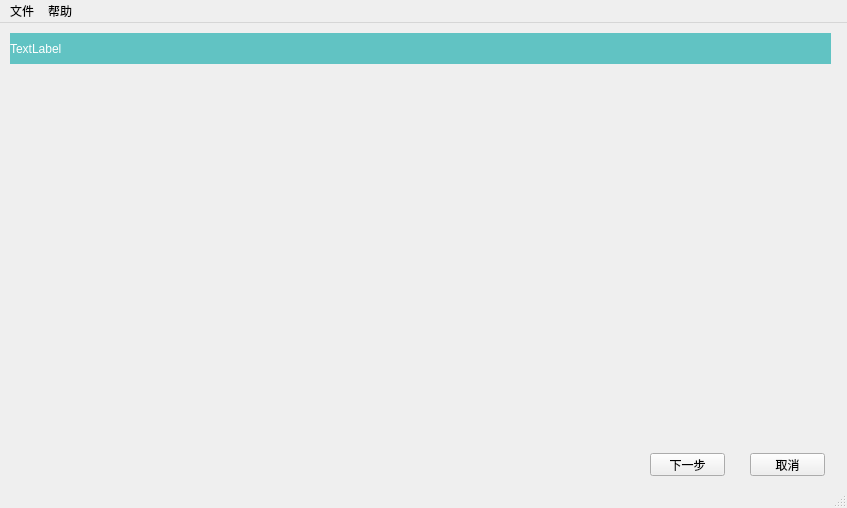
<?xml version="1.0" encoding="UTF-8"?>
<ui version="4.0">
 <class>drv_kitsClass</class>
 <widget class="QMainWindow" name="drv_kitsClass">
  <property name="geometry">
   <rect>
    <x>0</x>
    <y>0</y>
    <width>847</width>
    <height>508</height>
   </rect>
  </property>
  <property name="windowTitle">
   <string>drv_kits</string>
  </property>
  <widget class="QWidget" name="centralWidget">
   <widget class="QPushButton" name="pushButton_nextstp">
    <property name="geometry">
     <rect>
      <x>650</x>
      <y>430</y>
      <width>75</width>
      <height>23</height>
     </rect>
    </property>
    <property name="text">
     <string>下一步</string>
    </property>
   </widget>
   <widget class="QPushButton" name="pushButton_cancel">
    <property name="geometry">
     <rect>
      <x>750</x>
      <y>430</y>
      <width>75</width>
      <height>23</height>
     </rect>
    </property>
    <property name="text">
     <string>取消</string>
    </property>
   </widget>
   <widget class="QLabel" name="label_disp">
    <property name="geometry">
     <rect>
      <x>10</x>
      <y>10</y>
      <width>821</width>
      <height>31</height>
     </rect>
    </property>
    <property name="styleSheet">
     <string notr="true">color: rgb(255, 255, 255);
background-color: rgb(97,195,195);</string>
    </property>
    <property name="text">
     <string>TextLabel</string>
    </property>
   </widget>
   <widget class="QStackedWidget" name="stackedWidget_center">
    <property name="geometry">
     <rect>
      <x>10</x>
      <y>70</y>
      <width>811</width>
      <height>331</height>
     </rect>
    </property>
    <property name="currentIndex">
     <number>-1</number>
    </property>
   </widget>
  </widget>
  <widget class="QMenuBar" name="menuBar">
   <property name="geometry">
    <rect>
     <x>0</x>
     <y>0</y>
     <width>847</width>
     <height>23</height>
    </rect>
   </property>
   <widget class="QMenu" name="menu">
    <property name="title">
     <string>文件</string>
    </property>
    <addaction name="action_ftp"/>
   </widget>
   <widget class="QMenu" name="menu_2">
    <property name="title">
     <string>帮助</string>
    </property>
    <addaction name="action_usrdoc"/>
    <addaction name="action_about"/>
   </widget>
   <addaction name="menu"/>
   <addaction name="menu_2"/>
  </widget>
  <widget class="QStatusBar" name="statusBar"/>
  <action name="action_usrdoc">
   <property name="icon">
    <iconset resource="drv_kits.qrc">
     <normaloff>:/drv_kits/pic/wenhao.png</normaloff>:/drv_kits/pic/wenhao.png</iconset>
   </property>
   <property name="text">
    <string>使用说明</string>
   </property>
  </action>
  <action name="action_about">
   <property name="icon">
    <iconset resource="drv_kits.qrc">
     <normaloff>:/drv_kits/pic/about.png</normaloff>:/drv_kits/pic/about.png</iconset>
   </property>
   <property name="text">
    <string>关于...</string>
   </property>
  </action>
  <action name="action_ftp">
   <property name="icon">
    <iconset resource="drv_kits.qrc">
     <normaloff>:/drv_kits/pic/ftp.png</normaloff>:/drv_kits/pic/ftp.png</iconset>
   </property>
   <property name="text">
    <string>SO 文件传输</string>
   </property>
  </action>
 </widget>
 <layoutdefault spacing="6" margin="11"/>
 <resources>
  <include location="drv_kits.qrc"/>
 </resources>
 <connections/>
</ui>
